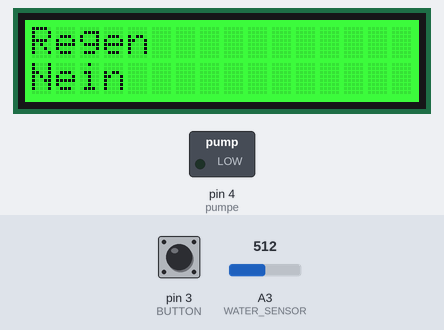
The sketch below on a simulated Arduino Uno, built with avr-gcc and run on an emulated ATmega328P. Shown: 16×2 character LCD, switched loads named in the sketch (green lamp = pin HIGH). The test bench sets the inputs (shaded band); at power-on: A3 (WATER_SENSOR) = 512, pin 3 (BUTTON) LOW. What the sketch prints to the serial monitor is not drawn.

Above: at 1.2 s.
1.3 s: A3 (WATER_SENSOR) set to 324
4.3 s: A3 (WATER_SENSOR) set to 300
At 4.9 s:
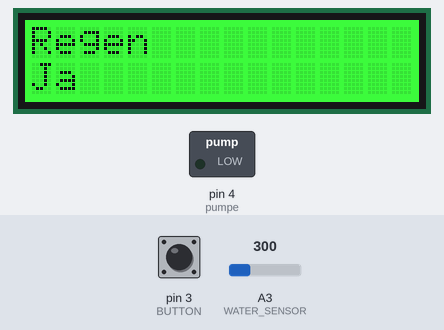
At 9.2 s:
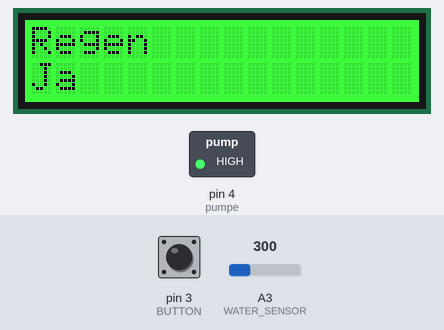
Timing chart, 0 to 10.7 s (numbered marks = the images above; inputs shaded):
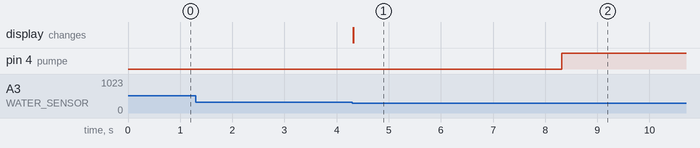

The sketch:

finalscript3.ino
```cpp
#define WATER_SENSOR A3  //Zahl = Port , #definie NAME_NAME = Senor definierten (Alles groß!)
#define pumpe 4          //Wichtig
#define BUTTON 3
#include <Wire.h>
#include "rgb_lcd.h"

rgb_lcd lcd;

int colorR = 0;
int colorG = 255;
int colorB = 0;


void setup() {
  Serial.begin(9600);
  pinMode(WATER_SENSOR, INPUT);
  pinMode(pumpe, OUTPUT);
  pinMode(BUTTON, INPUT);
  //pinMode(lcd, OUTPUT)
  lcd.begin(16, 2);
  lcd.setRGB(colorR, colorG, colorB);

  // Print a message to the LCD.
  lcd.print("Wasser");
  Serial.println("Test1");
}

void loop() {


  int intensitaet2 = analogRead(WATER_SENSOR);
  int intensitaet = map(intensitaet2, 0, 1023, 10, 0);
  bool regen;


  if (intensitaet < 8) {
    regen = false;
    Serial.println("Kein Regen");
  } else {
    regen = true;
    Serial.println("Es regnet");
  }


  if (digitalRead(BUTTON) == HIGH) {  (regen = true);
  }


  // set the cursor to column 0, line 1
  // (note: line 1 is the second row, since counting begins with 0):
  if (regen == false) {
    lcd.clear();
    int colorG = 255;
    int colorR = 0;
    lcd.setCursor(0, 0);
    lcd.print("Regen");
    lcd.setCursor(0, 1);
    lcd.print("Nein");


  }
  if (regen == true) {
    lcd.clear();
    int colorG = 0;
    int colorR = 255;
    lcd.setCursor(0, 0);
    lcd.print ("Regen");
    lcd.setCursor(0, 1);
    // print the number of seconds since reset:
    lcd.print("Ja");
        delay(4000);  //Wartezeit
    digitalWrite(pumpe, HIGH);
    delay(15000);  //Wartezeit
    digitalWrite(pumpe, LOW);
  }
}
```

Measured:
- the behaviour switches between 307 and 306 on A3 (WATER_SENSOR) (found by bisection; images 0 and 1)
- after the input at 1.3 s, every drawn part: stays the same
- after the input at 4.3 s, pin 4 (pumpe): LOW → HIGH after 4.0 s; the display: changes at once (image 1)
